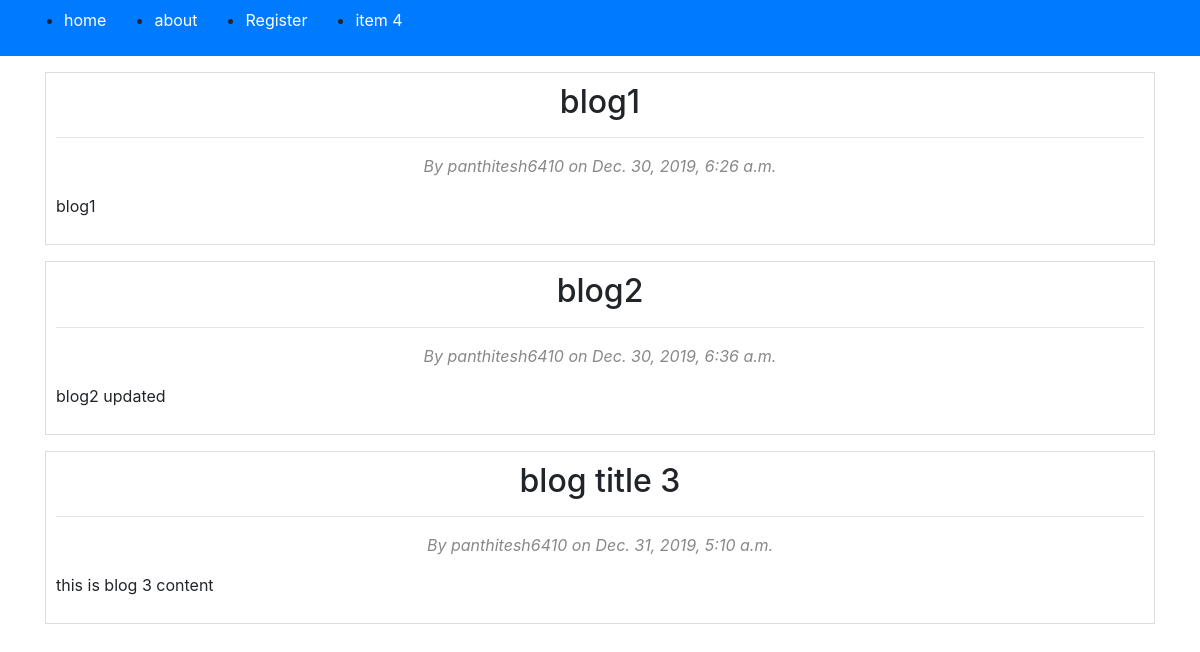
The page / on the database its author committed.
### blog/models.py (models this page shows)
class Posts(models.Model):
    title = models.CharField(max_length=100)        # CharField must contain an arguement of max_length
    content = models.TextField()
    date_posted = models.DateTimeField(default=timezone.now)    # check ones
    author = models.ForeignKey(User, on_delete=models.CASCADE)        # a foriegn key to connect to users table

### blog/views.py (the view)
# urls.py: path('', views.home, name="blog-home"),
def home(request):
    context = {
        'posts': Posts.objects.all()
    }
    return render(request, 'blog/home.html', context)     # connect to the template

### blog/templates/blog/home.html
{% extends "blog/base.html" %}
{% block content %}
    {% for post in posts %}
    <div class="mb-3" style="padding:10px;border:0.5px solid #ddd;">
        <h2 class="text-center">{{post.title}}</h2>
        <hr/>
        <p class="text-center" style="color:#888888;"><i>By {{post.author}} on {{post.date_posted}}</i></p>
        <p>{{post.content}}</p>
    </div>
    {% endfor %}
{% endblock content %}

### blog/templates/blog/base.html (shortened to what this page needs)
{% load static %}
<!DOCTYPE html>
<html lang="en">
<head>
    <link rel="stylesheet" href="static/blog/bootstrap.min.css">
</head>
<body>
    <nav class="nav bg-primary mb-3">
        <ul class="navbar">
            <li class="nav-item ml-5"><a href="{% url 'blog-home' %}" style="color:#fff;">home</a></li>
            <li class="nav-item ml-5"><a href="{% url 'blog-about' %}" style="color:#fff;">about</a></li>
            <li class="nav-item ml-5"><a href="{% url 'register' %}" style="color:#fff;">Register</a></li>
            <li class="nav-item ml-5"><a href="" style="color:#fff;">item 4</a></li>
        </ul>
    </nav>
    <div class="container">
        {% block content %}{% endblock %}
    </div>
</body>
</html>

### rows shown on the page
Posts: title "blog1", author "panthitesh6410", date_posted "Dec. 30, 2019, 6:26 a.m.", content "blog1"
Posts: title "blog2", author "panthitesh6410", date_posted "Dec. 30, 2019, 6:36 a.m.", content "blog2 updated"
Posts: title "blog title 3", author "panthitesh6410", date_posted "Dec. 31, 2019, 5:10 a.m.", content "this is blog 3 content"
